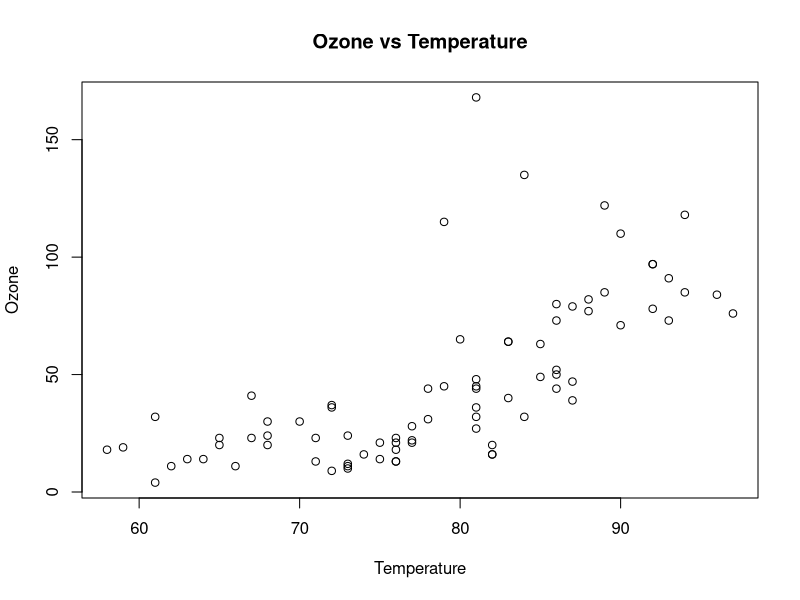
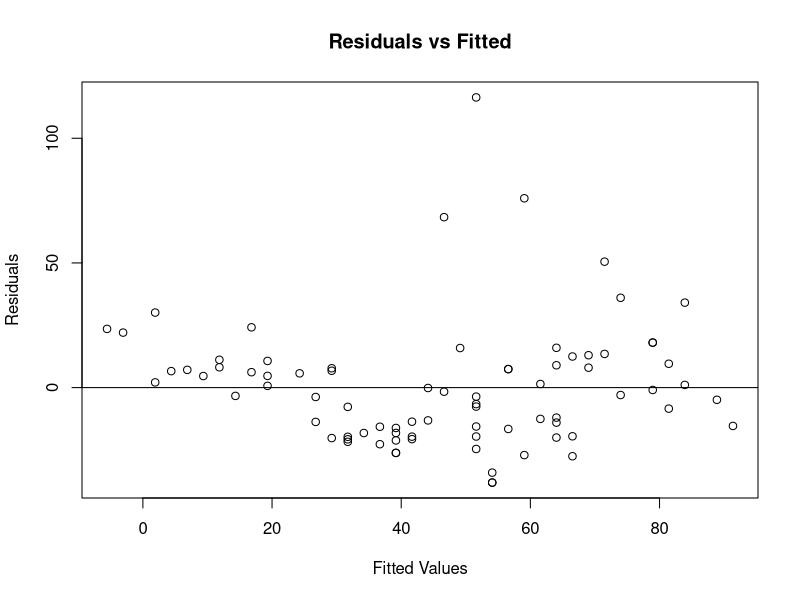

These charts were generated, in order, by the following R code:
## ---- chunk 1
library(splines)
data(airquality)
aq <- na.omit(airquality[, c("Ozone","Temp")])
head(aq)
## ---- chunk 2
set.seed(1)

n <- nrow(aq)
train_index <- sample(1:n, size = 0.7*n)

train <- aq[train_index, ]
test <- aq[-train_index, ]

nrow(train)
nrow(test)
## ---- chunk 3
cor(train$Ozone, train$Temp)
plot(train$Temp, train$Ozone,
     xlab="Temperature",
     ylab="Ozone",
     main="Ozone vs Temperature")
## ---- chunk 4
lm_model <- lm(Ozone ~ Temp, data=train)
summary(lm_model)

plot(lm_model$fitted.values, lm_model$residuals,
     xlab="Fitted Values",
     ylab="Residuals",
     main="Residuals vs Fitted")
abline(h=0)

AIC(lm_model)
## ---- chunk 5
poly_model <- lm(Ozone ~ poly(Temp,2), data=train)
summary(poly_model)
AIC(poly_model)
## ---- chunk 6
quad_spline <- lm(Ozone ~ bs(Temp, degree=2), data=train)
AIC(quad_spline)
## ---- chunk 7
cubic_spline <- lm(Ozone ~ bs(Temp, degree=3), data=train)
AIC(cubic_spline)
## ---- chunk 8
natural_spline <- lm(Ozone ~ ns(Temp), data=train)
AIC(natural_spline)
## ---- chunk 9
spline_gcv <- smooth.spline(train$Temp, train$Ozone)
RSS_gcv <- sum((train$Ozone - predict(spline_gcv, train$Temp)$y)^2)
df_gcv <- spline_gcv$df
AIC_gcv <- nrow(train) * log(RSS_gcv / nrow(train)) + 2 * df_gcv

spline_df6 <- smooth.spline(train$Temp, train$Ozone, df=6)
RSS_df6 <- sum((train$Ozone - predict(spline_df6, train$Temp)$y)^2)
df6 <- spline_df6$df
AIC_df6 <- nrow(train) * log(RSS_df6 / nrow(train)) + 2 * df6

spline_df10 <- smooth.spline(train$Temp, train$Ozone, df=10)
RSS_df10 <- sum((train$Ozone - predict(spline_df10, train$Temp)$y)^2)
df10 <- spline_df10$df
AIC_df10 <- nrow(train) * log(RSS_df10 / nrow(train)) + 2 * df10

AIC_gcv
AIC_df6
AIC_df10
## ---- chunk 10
rmse <- function(actual, predicted) {
  sqrt(mean((actual - predicted)^2))
}

pred_lm <- predict(lm_model, newdata=test)
pred_poly <- predict(poly_model, newdata=test)
pred_quad <- predict(quad_spline, newdata=test)
pred_cubic <- predict(cubic_spline, newdata=test)
pred_ns <- predict(natural_spline, newdata=test)
pred_spline_gcv <- predict(spline_gcv, test$Temp)$y
pred_spline_df6 <- predict(spline_df6, test$Temp)$y
pred_spline_df10 <- predict(spline_df10, test$Temp)$y

rmse_lm <- rmse(test$Ozone, pred_lm)
rmse_poly <- rmse(test$Ozone, pred_poly)
rmse_quad <- rmse(test$Ozone, pred_quad)
rmse_cubic <- rmse(test$Ozone, pred_cubic)
rmse_ns <- rmse(test$Ozone, pred_ns)
rmse_spline_gcv <- rmse(test$Ozone, pred_spline_gcv)
rmse_spline_df6 <- rmse(test$Ozone, pred_spline_df6)
rmse_spline_df10 <- rmse(test$Ozone, pred_spline_df10)

rmse_lm
rmse_poly
rmse_quad
rmse_cubic
rmse_ns
rmse_spline_gcv
rmse_spline_df6
rmse_spline_df10
